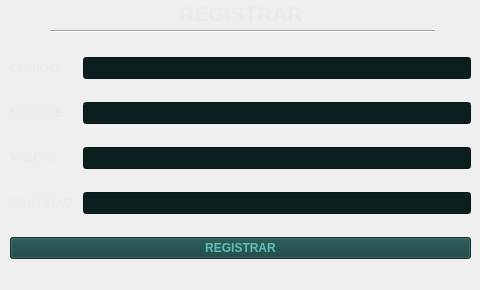
           <widget class="QWidget" name="tab">
            <attribute name="icon">
             <iconset>
              <normaloff>assets/SpotyUI/Registrar.png</normaloff>assets/SpotyUI/Registrar.png</iconset>
            </attribute>
            <attribute name="title">
             <string/>
            </attribute>
            <widget class="QWidget" name="layoutWidget">
             <property name="geometry">
              <rect>
               <x>10</x>
               <y>40</y>
               <width>461</width>
               <height>241</height>
              </rect>
             </property>
             <layout class="QGridLayout" name="gridLayout_3">
              <item row="2" column="0">
               <widget class="QLabel" name="label_4">
                <property name="font">
                 <font>
                  <pointsize>9</pointsize>
                  <weight>75</weight>
                  <bold>true</bold>
                 </font>
                </property>
                <property name="styleSheet">
                 <string notr="true">color: rgb(235, 235, 235);</string>
                </property>
                <property name="text">
                 <string>VALOR:</string>
                </property>
               </widget>
              </item>
              <item row="2" column="1">
               <widget class="QLineEdit" name="Reg_ValorInput">
                <property name="font">
                 <font>
                  <pointsize>9</pointsize>
                  <weight>75</weight>
                  <bold>true</bold>
                 </font>
                </property>
                <property name="styleSheet">
                 <string notr="true">background-color: rgb(11, 31, 31);
border-color: rgb(0, 0, 0);
color: rgb(255, 255, 255);</string>
                </property>
               </widget>
              </item>
              <item row="3" column="0">
               <widget class="QLabel" name="label_5">
                <property name="font">
                 <font>
                  <pointsize>9</pointsize>
                  <weight>75</weight>
                  <bold>true</bold>
                 </font>
                </property>
                <property name="styleSheet">
                 <string notr="true">color: rgb(235, 235, 235);</string>
                </property>
                <property name="text">
                 <string>CANTIDAD:</string>
                </property>
               </widget>
              </item>
              <item row="3" column="1">
               <widget class="QLineEdit" name="Reg_CantidadInput">
                <property name="font">
                 <font>
                  <pointsize>9</pointsize>
                  <weight>75</weight>
                  <bold>true</bold>
                 </font>
                </property>
                <property name="styleSheet">
                 <string notr="true">background-color: rgb(11, 31, 31);
border-color: rgb(0, 0, 0);
color: rgb(255, 255, 255);</string>
                </property>
               </widget>
              </item>
              <item row="0" column="0">
               <widget class="QLabel" name="label_2">
                <property name="font">
                 <font>
                  <pointsize>9</pointsize>
                  <weight>75</weight>
                  <bold>true</bold>
                 </font>
                </property>
                <property name="styleSheet">
                 <string notr="true">color: rgb(235, 235, 235);</string>
                </property>
                <property name="text">
                 <string>CÓDIGO:</string>
                </property>
               </widget>
              </item>
              <item row="1" column="0">
               <widget class="QLabel" name="label_3">
                <property name="palette">
                 <palette>
                  <active>
                   <colorrole role="WindowText">
                    <brush brushstyle="SolidPattern">
                     <color alpha="255">
                      <red>235</red>
                      <green>235</green>
                      <blue>235</blue>
                     </color>
                    </brush>
                   </colorrole>
                   <colorrole role="Button">
                    <brush brushstyle="SolidPattern">
                     <color alpha="255">
                      <red>137</red>
                      <green>182</green>
                      <blue>179</blue>
                     </color>
                    </brush>
                   </colorrole>
                   <colorrole role="Text">
                    <brush brushstyle="SolidPattern">
                     <color alpha="255">
                      <red>235</red>
                      <green>235</green>
                      <blue>235</blue>
                     </color>
                    </brush>
                   </colorrole>
                   <colorrole role="ButtonText">
                    <brush brushstyle="SolidPattern">
                     <color alpha="255">
                      <red>235</red>
                      <green>235</green>
                      <blue>235</blue>
                     </color>
                    </brush>
                   </colorrole>
                   <colorrole role="Base">
                    <brush brushstyle="SolidPattern">
                     <color alpha="255">
                      <red>137</red>
                      <green>182</green>
                      <blue>179</blue>
                     </color>
                    </brush>
                   </colorrole>
                   <colorrole role="Window">
                    <brush brushstyle="SolidPattern">
                     <color alpha="255">
                      <red>137</red>
                      <green>182</green>
                      <blue>179</blue>
                     </color>
                    </brush>
                   </colorrole>
                   <colorrole role="PlaceholderText">
                    <brush brushstyle="NoBrush">
                     <color alpha="128">
                      <red>235</red>
                      <green>235</green>
                      <blue>235</blue>
                     </color>
                    </brush>
                   </colorrole>
                  </active>
                  <inactive>
                   <colorrole role="WindowText">
                    <brush brushstyle="SolidPattern">
                     <color alpha="255">
                      <red>235</red>
                      <green>235</green>
                      <blue>235</blue>
                     </color>
                    </brush>
                   </colorrole>
                   <colorrole role="Button">
                    <brush brushstyle="SolidPattern">
                     <color alpha="255">
                      <red>137</red>
                      <green>182</green>
                      <blue>179</blue>
                     </color>
                    </brush>
                   </colorrole>
                   <colorrole role="Text">
                    <brush brushstyle="SolidPattern">
                     <color alpha="255">
                      <red>235</red>
                      <green>235</green>
                      <blue>235</blue>
                     </color>
                    </brush>
                   </colorrole>
                   <colorrole role="ButtonText">
                    <brush brushstyle="SolidPattern">
                     <color alpha="255">
                      <red>235</red>
                      <green>235</green>
                      <blue>235</blue>
                     </color>
                    </brush>
                   </colorrole>
                   <colorrole role="Base">
                    <brush brushstyle="SolidPattern">
                     <color alpha="255">
                      <red>137</red>
                      <green>182</green>
                      <blue>179</blue>
                     </color>
                    </brush>
                   </colorrole>
                   <colorrole role="Window">
                    <brush brushstyle="SolidPattern">
                     <color alpha="255">
                      <red>137</red>
                      <green>182</green>
                      <blue>179</blue>
                     </color>
                    </brush>
                   </colorrole>
                   <colorrole role="PlaceholderText">
                    <brush brushstyle="NoBrush">
                     <color alpha="128">
                      <red>235</red>
                      <green>235</green>
                      <blue>235</blue>
                     </color>
                    </brush>
                   </colorrole>
                  </inactive>
                  <disabled>
                   <colorrole role="WindowText">
                    <brush brushstyle="SolidPattern">
                     <color alpha="255">
                      <red>235</red>
                      <green>235</green>
                      <blue>235</blue>
                     </color>
                    </brush>
                   </colorrole>
                   <colorrole role="Button">
                    <brush brushstyle="SolidPattern">
                     <color alpha="255">
                      <red>137</red>
                      <green>182</green>
                      <blue>179</blue>
                     </color>
                    </brush>
                   </colorrole>
                   <colorrole role="Text">
                    <brush brushstyle="SolidPattern">
                     <color alpha="255">
                      <red>235</red>
                      <green>235</green>
                      <blue>235</blue>
                     </color>
                    </brush>
                   </colorrole>
                   <colorrole role="ButtonText">
                    <brush brushstyle="SolidPattern">
                     <color alpha="255">
                      <red>235</red>
                      <green>235</green>
                      <blue>235</blue>
                     </color>
                    </brush>
                   </colorrole>
                   <colorrole role="Base">
                    <brush brushstyle="SolidPattern">
                     <color alpha="255">
                      <red>137</red>
                      <green>182</green>
                      <blue>179</blue>
                     </color>
                    </brush>
                   </colorrole>
                   <colorrole role="Window">
                    <brush brushstyle="SolidPattern">
                     <color alpha="255">
                      <red>137</red>
                      <green>182</green>
                      <blue>179</blue>
                     </color>
                    </brush>
                   </colorrole>
                   <colorrole role="PlaceholderText">
                    <brush brushstyle="NoBrush">
                     <color alpha="128">
                      <red>235</red>
                      <green>235</green>
                      <blue>235</blue>
                     </color>
                    </brush>
                   </colorrole>
                  </disabled>
                 </palette>
                </property>
                <property name="font">
                 <font>
                  <pointsize>9</pointsize>
                  <weight>75</weight>
                  <bold>true</bold>
                 </font>
                </property>
                <property name="styleSheet">
                 <string notr="true">color: rgb(235, 235, 235);</string>
                </property>
                <property name="text">
                 <string>NOMBRE:</string>
                </property>
               </widget>
              </item>
              <item row="1" column="1">
               <widget class="QLineEdit" name="Reg_NombreInput">
                <property name="font">
                 <font>
                  <pointsize>9</pointsize>
                  <weight>75</weight>
                  <bold>true</bold>
                 </font>
                </property>
                <property name="styleSheet">
                 <string notr="true">background-color: rgb(11, 31, 31);
border-color: rgb(0, 0, 0);
color: rgb(255, 255, 255);</string>
                </property>
               </widget>
              </item>
              <item row="0" column="1">
               <widget class="QLineEdit" name="Reg_CodigoInput">
                <property name="font">
                 <font>
                  <pointsize>9</pointsize>
                  <weight>75</weight>
                  <bold>true</bold>
                 </font>
                </property>
                <property name="styleSheet">
                 <string notr="true">background-color: rgb(11, 31, 31);
border-color: rgb(0, 0, 0);
color: rgb(255, 255, 255);</string>
                </property>
                <property name="text">
                 <string/>
                </property>
               </widget>
              </item>
              <item row="4" column="0" colspan="2">
               <widget class="QPushButton" name="Registrar">
                <property name="font">
                 <font>
                  <pointsize>9</pointsize>
                  <weight>75</weight>
                  <bold>true</bold>
                 </font>
                </property>
                <property name="styleSheet">
                 <string notr="true">color: rgb(93, 193, 185);
background-color: #154141;</string>
                </property>
                <property name="text">
                 <string>REGISTRAR</string>
                </property>
               </widget>
              </item>
             </layout>
            </widget>
            <widget class="QWidget" name="layoutWidget">
             <property name="geometry">
              <rect>
               <x>10</x>
               <y>0</y>
               <width>461</width>
               <height>27</height>
              </rect>
             </property>
             <layout class="QHBoxLayout" name="horizontalLayout_2">
              <item>
               <spacer name="horizontalSpacer_3">
                <property name="orientation">
                 <enum>Qt::Horizontal</enum>
                </property>
                <property name="sizeHint" stdset="0">
                 <size>
                  <width>40</width>
                  <height>20</height>
                 </size>
                </property>
               </spacer>
              </item>
              <item>
               <widget class="QLabel" name="label_7">
                <property name="font">
                 <font>
                  <pointsize>16</pointsize>
                  <weight>75</weight>
                  <bold>true</bold>
                 </font>
                </property>
                <property name="styleSheet">
                 <string notr="true">color: rgb(235, 235, 235);</string>
                </property>
                <property name="text">
                 <string>REGISTRAR</string>
                </property>
                <property name="alignment">
                 <set>Qt::AlignCenter</set>
                </property>
               </widget>
              </item>
              <item>
               <spacer name="horizontalSpacer_4">
                <property name="orientation">
                 <enum>Qt::Horizontal</enum>
                </property>
                <property name="sizeHint" stdset="0">
                 <size>
                  <width>40</width>
                  <height>20</height>
                 </size>
                </property>
               </spacer>
              </item>
             </layout>
            </widget>
            <widget class="Line" name="line">
             <property name="geometry">
              <rect>
               <x>50</x>
               <y>30</y>
               <width>385</width>
               <height>3</height>
              </rect>
             </property>
             <property name="orientation">
              <enum>Qt::Horizontal</enum>
             </property>
            </widget>
           </widget>
